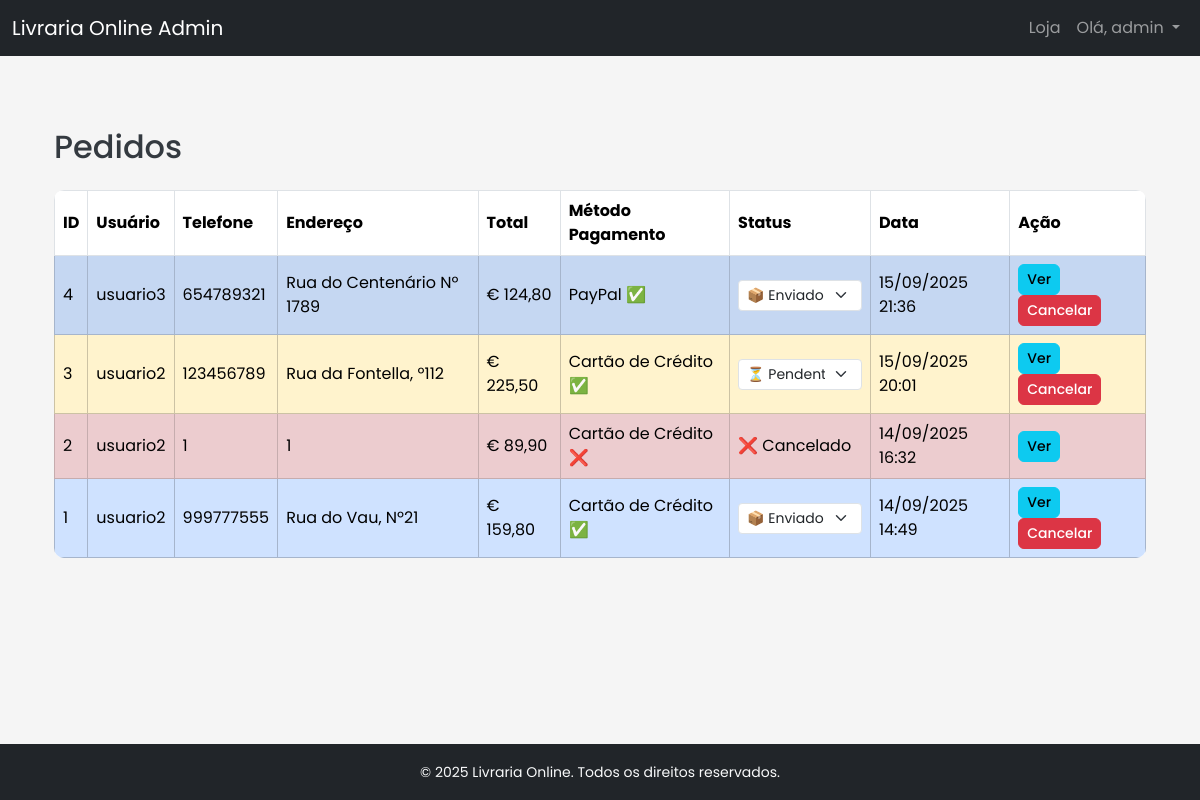
The app's page /livraria_online/admin/orders.php (signed in) with its own data.
### tables this page shows
CREATE TABLE `orders` (
  `id` int(11) NOT NULL,
  `user_id` int(11) NOT NULL,
  `total` decimal(10,2) NOT NULL,
  `status` varchar(50) DEFAULT 'pending',
  `address` text NOT NULL,
  `phone` varchar(20) NOT NULL,
  `payment_method` varchar(50) NOT NULL,
  `created_at` timestamp NOT NULL DEFAULT current_timestamp()
);

CREATE TABLE `users` (
  `id` int(11) NOT NULL,
  `username` varchar(50) NOT NULL,
  `email` varchar(100) NOT NULL,
  `password` varchar(255) NOT NULL,
  `is_admin` tinyint(1) DEFAULT 0,
  `created_at` timestamp NOT NULL DEFAULT current_timestamp()
);

### livraria_online/admin/orders.php (the view, shortened to what this page needs)
<?php
include __DIR__ . '/header.php';
$conn = db_connect();
$stmt = $conn->query("
    SELECT orders.*, users.username
    FROM orders
    JOIN users ON orders.user_id = users.id
    ORDER BY orders.created_at DESC
");
$orders = $stmt->fetchAll();
$statusOptions = ['pendente', 'enviado', 'entregue'];
function statusClass($status) {
    return match($status) {
        'pendente' => 'table-warning',
        'enviado' => 'table-primary text-white',
        'entregue' => 'table-success',
        'cancelado' => 'table-danger text-white',
        default => '',
    };
}
function statusIcon($status) {
    return match($status) {
        'pendente' => '⏳',
        'enviado' => '📦',
        'entregue' => '✔️',
        'cancelado' => '❌',
        default => '',
    };
}
function paymentStatus($paymentMethod, $status) {
    $method = match($paymentMethod) {
        'cartao' => 'Cartão de Crédito',
        'paypal' => 'PayPal',
        'pix' => 'PIX/MBWay',
        default => 'Outro',
    };
    $approved = in_array($status, ['pendente', 'enviado', 'entregue']) ? '✅' : '❌';
    return "$method $approved";
}
?>
<div class="container mt-5 mb-5">
    <h2 class="mb-4">Pedidos</h2>
    <?php if (count($orders) === 0): ?>
        <p>Nenhum pedido registrado.</p>
    <?php else: ?>
        <table class="table table-bordered table-striped">
            <thead>
                <tr>
                    <th>ID</th>
                    <th>Usuário</th>
                    <th>Telefone</th>
                    <th>Endereço</th>
                    <th>Total</th>
                    <th>Método Pagamento</th>
                    <th>Status</th>
                    <th>Data</th>
                    <th>Ação</th>
                </tr>
            </thead>
            <tbody>
                <?php foreach ($orders as $order): ?>
                    <tr class="<?= statusClass($order['status']) ?>">
                        <td><?= $order['id'] ?></td>
                        <td><?= htmlspecialchars($order['username']) ?></td>
                        <td><?= htmlspecialchars($order['phone']) ?></td>
                        <td><?= htmlspecialchars($order['address']) ?></td>
                        <td>€ <?= number_format($order['total'], 2, ',', '.') ?></td>
                        <td><?= paymentStatus($order['payment_method'], $order['status']) ?></td>
                        <td>
                            <?php if ($order['status'] !== 'cancelado'): ?>
                                <form method="POST" action="orders.php?action=update&id=<?= $order['id'] ?>" class="d-inline">
                                    <select name="status" class="form-select form-select-sm" onchange="this.form.submit()">
                                        <?php foreach ($statusOptions as $status): ?>
                                            <option value="<?= $status ?>" <?= $order['status'] === $status ? 'selected' : '' ?>>
                                                <?= statusIcon($status) ?> <?= ucfirst($status) ?>
                                            </option>
                                        <?php endforeach; ?>
                                    </select>
                                </form>
                            <?php else: ?>
                                <?= statusIcon('cancelado') ?> Cancelado
                            <?php endif; ?>
                        </td>
                        <td><?= date('d/m/Y H:i', strtotime($order['created_at'])) ?></td>
                        <td>
                            <a href="view_order.php?id=<?= $order['id'] ?>" class="btn btn-sm btn-info">Ver</a>
                            <?php if ($order['status'] !== 'cancelado'): ?>
                                <a href="orders.php?action=cancel&id=<?= $order['id'] ?>"
                                   class="btn btn-sm btn-danger"
                                   onclick="return confirm('Deseja realmente cancelar este pedido?')">
                                   Cancelar
                                </a>
                            <?php endif; ?>
                        </td>
                    </tr>
                <?php endforeach; ?>
            </tbody>
        </table>
    <?php endif; ?>
</div>
<?php include __DIR__ . '/footer.php'; ?>

### livraria_online/assets/css/admin-style.css (style rules this page uses)
body { font-family: 'Poppins', sans-serif; background-color: #f5f5f5; color: #343a40; }
.btn { border-radius: 6px; font-weight: 500; transition: all 0.2s ease; }
.table { background-color: #fff; border-radius: 10px; overflow: hidden; }
.table th, .table td { vertical-align: middle !important; }

### records on screen
orders: id "4", user.username "usuario3", phone "654789321", address "Rua do Centenário Nº 1789", total "124,80", payment_method+status "PayPal ✅", created_at "15/09/2025 21:36"
orders: id "3", user.username "usuario2", phone "123456789", address "Rua da Fontella, º112", total "225,50", payment_method+status "Cartão de Crédito ✅", created_at "15/09/2025 20:01"
orders: id "2", user.username "usuario2", phone "1", address "1", total "89,90", payment_method+status "Cartão de Crédito ❌", status "❌", created_at "14/09/2025 16:32"
orders: id "1", user.username "usuario2", phone "999777555", address "Rua do Vau, Nº21", total "159,80", payment_method+status "Cartão de Crédito ✅", created_at "14/09/2025 14:49"

### other values on screen
SITE_NAME "Livraria Online"
$_SESSION['username'] "admin"
form field status "📦 Enviado"
form field status "⏳ Pendente"
